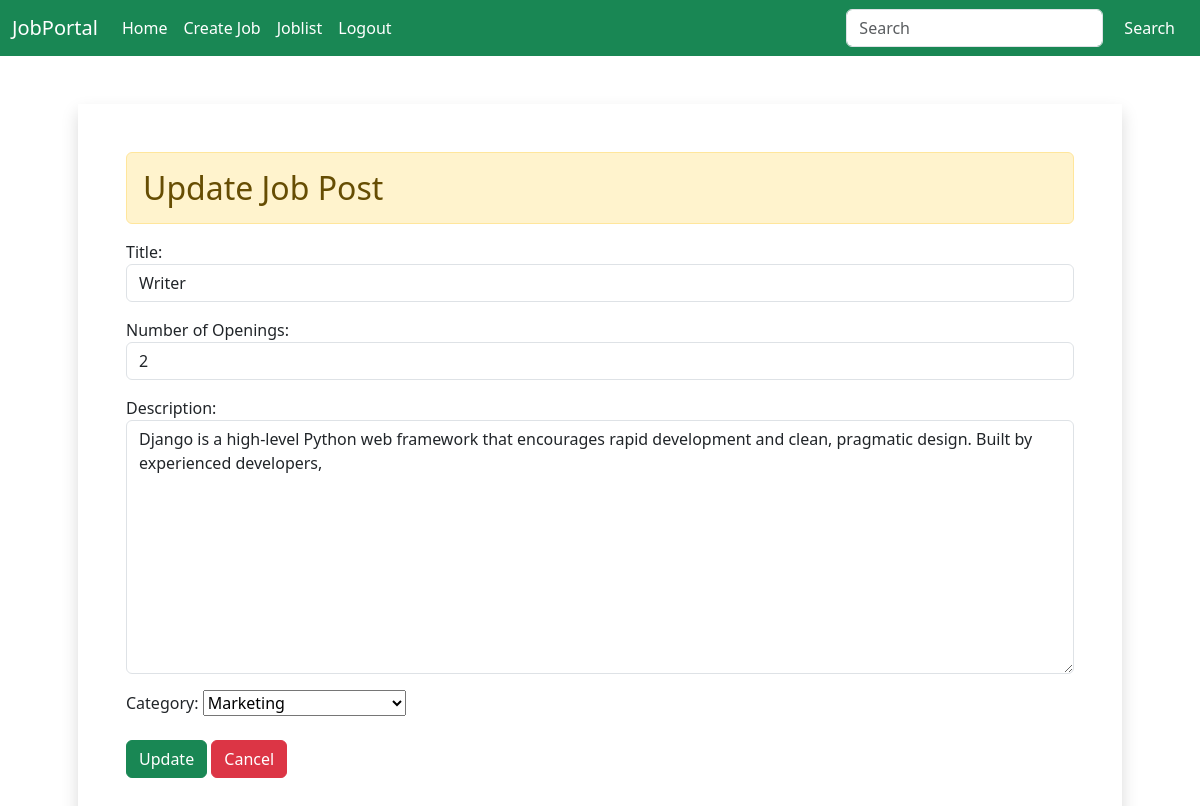
Page /updatejob/4 (signed in) on the committed database.
### app/models.py (models this page shows)
class JobPost(models.Model):
    CATEGORY_CHOICES = (
        ('IT', 'Information Technology'),
        ('Finance', 'Finance'),
        ('Marketing', 'Marketing'),
    )
    title = models.CharField(max_length=100)
    number_of_openings = models.IntegerField()
    job_description = models.TextField()
    category = models.CharField(max_length=50, choices=CATEGORY_CHOICES)
    recruiter = models.ForeignKey(CustomUser, on_delete=models.CASCADE)
    jobseeker = models.ManyToManyField(CustomUser, related_name='job_applications', blank=True)

### app/views.py (the view)
# urls.py: path('updatejob/<int:id>',views.update_job_post,name="updatejob"),
@login_required
def update_job_post(request, id):
    job_post = get_object_or_404(JobPost, id=id)
    if request.user == job_post.recruiter:
        if request.method == 'POST':
            form = JobPostForm(request.POST, instance=job_post)
            if form.is_valid():
                form.save()
                return redirect('joblist')
        else:
            form = JobPostForm(instance=job_post)
        return render(request, 'recruiter/update_jobpost.html', {'form': form})
    else:
        return redirect('homepage')

### app/forms.py
class JobPostForm(forms.ModelForm):
    class Meta:
        model = JobPost
        fields = ['title', 'number_of_openings', 'job_description', 'category']
        labels= {'title':'Title','number_of_openings':'Number of Openings','job_description':'Description','category':'Category'}
        widgets = {
            'title':forms.TextInput(attrs={'class':'form-control'}),
            'number_of_openings':forms.NumberInput(attrs={'class':'form-control'}),
            'job_description':forms.Textarea(attrs={'class':'form-control'}),
        }

### app/templates/recruiter/update_jobpost.html (shortened to what this page needs)
{% extends "../base.html" %}
{% block content %}
<div class="container mx-auto p-5">
    <div class="p-5 shadow">
        <h2 class="alert alert-warning">Update Job Post</h2>
        <form action="" method="POST">
            {{form.as_p}}
            <button class="btn btn-success mt-2">Update</button>
            <button class="btn btn-danger mt-2">Cancel</button>
        </form>
    </div>
</div>
{% endblock content %}

### rows in the picture
JobPost: title "Writer", number_of_openings "2", job_description "Django is a high-level Python web framework that encourages rapid development and clean, pragmatic design. Built by experienced developers,", category "Marketing"
